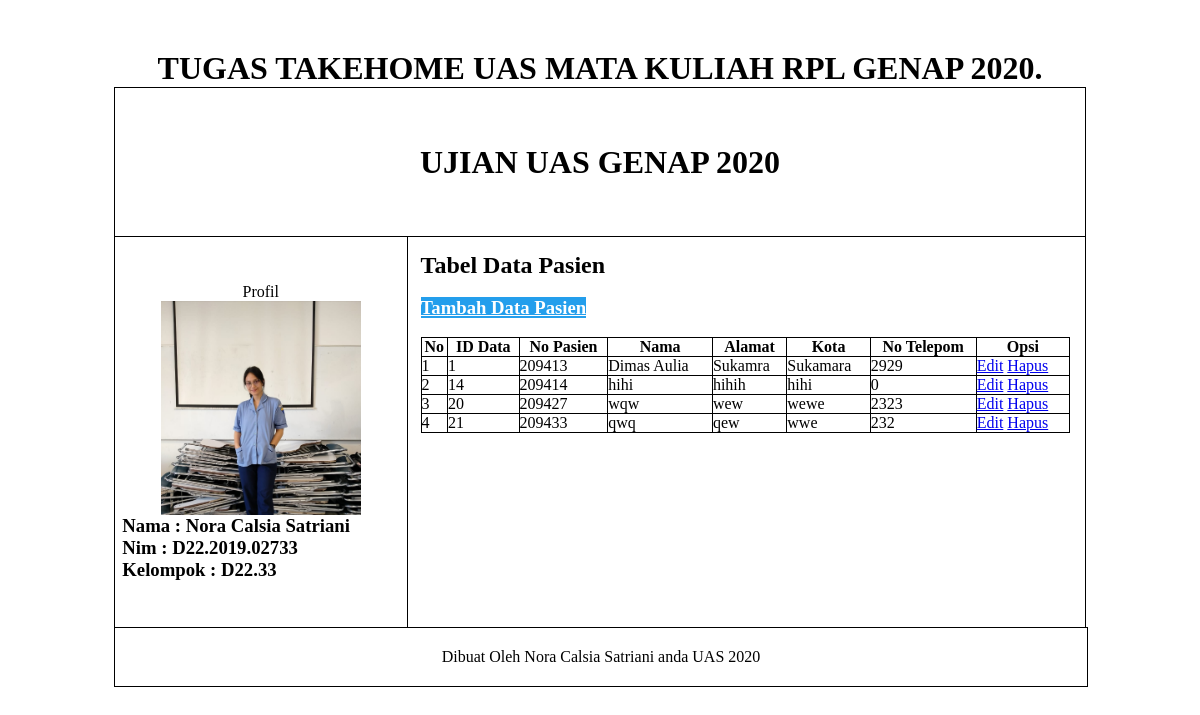
The page / on the database its author committed.
### dataPasien/models.py (models this page shows, shortened)
class DataPasien(models.Model):
    no_pasien   = models.CharField(max_length=7)
    nama        = models.CharField(max_length=30)
    alamat      = models.CharField(max_length=30)
    kota        = models.CharField(max_length=30)
    no_telepon  = models.CharField(max_length=12)

### dataPasien/views.py (the view)
# urls.py: path('', views.index, name='index'),
def index(request):
    data_pasien = DataPasien.objects.all()
    context     = {
        'page_title':'Home',
        'action':'Tabel Data Pasien',
        'data_pasien':data_pasien,
    }
    return render(request,'index.html',context)

### templates/index.html (shortened to what this page needs)
{% extends "base.html" %}
{% load static %}
{% block content %}
  <br>
  <h3 ><a style="background-color:rgb(35, 158, 236);color:white;" href="{% url 'dataPasien:create' %}">Tambah Data Pasien</a></h3>
  <br>
  <table>
    <tr>
      <th>No</th>
      <th>ID Data</th>
      <th>No Pasien</th>
      <th>Nama</th>
      <th>Alamat</th>
      <th>Kota</th>
      <th>No Telepom</th>
      <th>Opsi</th>
    </tr>
    {% for data in data_pasien %}
    <tr>
      <td>{{forloop.counter}}</td>
      <td>{{data.id}}</td>
      <td>{{data.no_pasien}}</td>
      <td>{{data.nama}}</td>
      <td>{{data.alamat}}</td>
      <td>{{data.kota}}</td>
      <td>{{data.no_telepon}}</td>
      <td> <a href="{% url 'dataPasien:update' data.id %}">Edit</a> <a href="{% url 'dataPasien:delete' data.id %}">Hapus</a> </td>
    </tr>
    {% endfor %}
  </table>
{% endblock %}

### templates/base.html (shortened to what this page needs)
{% load static %}
<!DOCTYPE html>
<html lang="en" dir="ltr">
  <head>
  </head>
  <body>
    <div class="container">
      <h1>TUGAS TAKEHOME UAS MATA KULIAH RPL GENAP 2020.</h1>
      <div class="table-wrap">
        <h1>UJIAN UAS GENAP 2020</h1>
        <div class="profil">
          <p>Profil</p>
          <img src="{% static "nora.jpeg" %}" width="200px">
          <div class="description">
            <h3>Nama : Nora Calsia Satriani</h3>
            <h3>Nim : D22.2019.02733</h3>
            <h3>Kelompok : D22.33</h3>
          </div>
        </div>
        <div class="data-pasien">
          <h2>{{action}}</h2>
          {% block content %}
          {% endblock %}
        </div>
        <p class="footer">Dibuat Oleh Nora Calsia Satriani anda UAS 2020</p>
      </div>
    </div>
  </body>
</html>

### templates/base.html (style rules this page uses)
* { margin: 0; padding: 0; }
img { max-width: 100%; }
.container { width: 90%; margin: 50px auto; display: flex; flex-direction: column; align-items: center; }
.table-wrap { width: 90%; height: 600px; margin: 0px auto; display: grid; grid-template-areas: "header header" "aside main" "footer footer"; grid-template-columns: 30% 70%; grid-template-rows: 25% 65% 10%; }
.table-wrap h1 { grid-area: header; display: flex; justify-content: center; align-items: center; border: 1px solid black; }
.table-wrap .profil { grid-area: aside; display: flex; width: 100%; flex-direction: column; justify-content: center; align-items: center; border-right: 1px solid black; border-left: 1px solid black; }
.table-wrap .profil .description { display: flex; width: 95%; flex-direction: column; justify-content: flex-start; }
.table-wrap .data-pasien { grid-area: main; padding: 15px; box-sizing: border-box; border-right: 1px solid black; }
.table-wrap .data-pasien table { width: 100%; border: 1px solid black; border-collapse: collapse; }
.table-wrap .data-pasien table, td, th { border: 1px solid black; }
.table-wrap .footer { width: 100%; grid-area: footer; display: flex; justify-content: center; align-items: center; border: 1px solid black; }

### rows shown on the page
DataPasien: id "1", no_pasien "209413", nama "Dimas Aulia", alamat "Sukamra", kota "Sukamara", no_telepon "2929"
DataPasien: id "14", no_pasien "209414", nama "hihi", alamat "hihih", kota "hihi", no_telepon "0"
DataPasien: id "20", no_pasien "209427", nama "wqw", alamat "wew", kota "wewe", no_telepon "2323"
DataPasien: id "21", no_pasien "209433", nama "qwq", alamat "qew", kota "wwe", no_telepon "232"

### other values the page prints
{{ action }} "Tabel Data Pasien"
